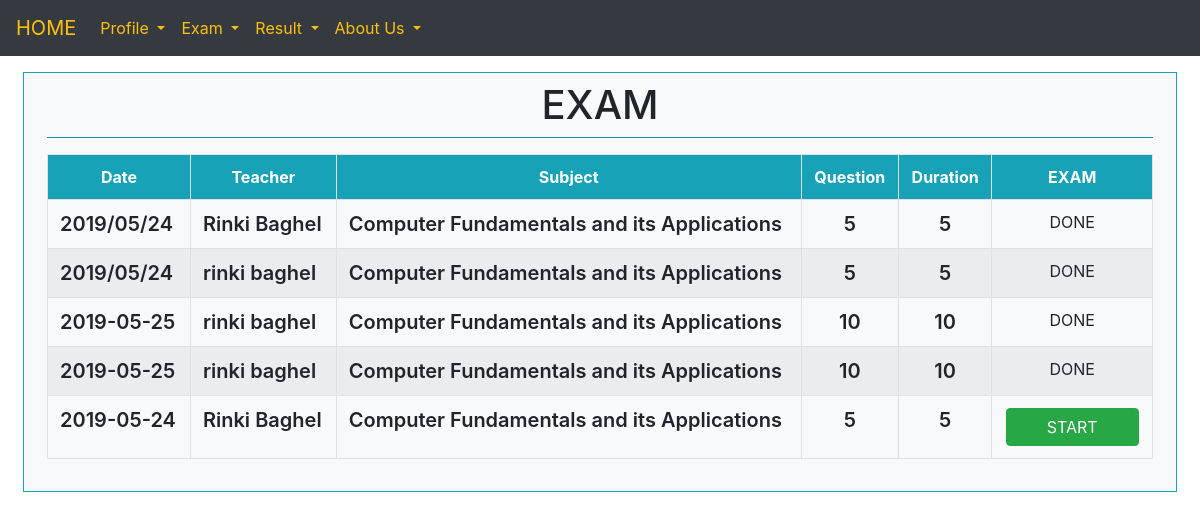
/pages/view_exam.php, run on the app's committed database.
### tables this page shows
CREATE TABLE `paperdetails` (
  `paperid` int(10) UNSIGNED NOT NULL,
  `sessionid` int(10) UNSIGNED NOT NULL,
  `branchid` int(10) UNSIGNED NOT NULL,
  `semesterid` int(10) UNSIGNED NOT NULL,
  `subjectid` int(10) UNSIGNED NOT NULL,
  `examdate` varchar(10) NOT NULL,
  `questioncount` int(10) NOT NULL,
  `duration` int(10) NOT NULL,
  `passcode` varchar(200) NOT NULL,
  `teacherid` varchar(50) NOT NULL,
  `marksperquest` varchar(10) NOT NULL
);

CREATE TABLE `subjects` (
  `subjectid` int(10) UNSIGNED NOT NULL,
  `subjectname` varchar(100) NOT NULL,
  `semesterid` int(10) UNSIGNED NOT NULL
);

### db/exam_db.php (called while the page is built, shortened)
<?php
 function getPaperDetails(){
    $recs = Array();
    $con = getConnection();
    $result = $con->query("select * from paperdetails order by examdate desc;");
    while($rec = $result->fetch_assoc()){
        $recs[] = $rec;
    }
    return $recs;
 }
 function getsubjectBySubjectId($id){
    $recs = Array();
    $con = getConnection();
    $subject = $con->query("select * from subjects where subjectid='$id';");
    while($rec = $subject->fetch_assoc()){
        $recs[] = $rec;
    }
    return $recs;
}
function matchresult($pid){
    $recs = Array();
    $con = getConnection();
    $records = $con->query("select resultid from examresult where paperid = '$pid';");
    while($rec = $records->fetch_assoc()){
        $recs[] = $rec;
    }
    return $recs;
}
?>

### grid/exam_grid.php (the view, shortened to what this page needs)
<?php
    function view_exam(){
        $recs = getPaperDetails();
        $html = "<table class='table table-bordered table-hover table-striped table-md'>";
        $html.= "<tr class='text-center bg-info text-white'>
                    <th>Date</th>
                    <th>Teacher</th>
                    <th>Subject</th>
                    <th>Question</th>
                    <th>Duration</th>
                    <th>EXAM</th>
                </tr>";
        foreach ($recs as $rec) {
            $subject = getsubjectBySubjectId($rec['subjectid']);
            $result = matchresult($rec['paperid']);
        $html.="<tr>
                   <td style='font-size:20; font-weight: 600;'>".$rec['examdate']."</td>
                   <td style='font-size:20; font-weight: 600;'>".$rec['teacherid']."</td>
                   <td  style='font-size:20; font-weight: 600;'>".$subject[0]['subjectname']."</td>
                   <td  class ='text-center' style='font-size:20; font-weight: 600;'>".$rec['questioncount']."</td>
                   <td class ='text-center' style='font-size:20; font-weight: 600;'>".$rec['duration']."</td>
                   <td class='text-center'>";
                    $c=0;
                   if(empty($result[$c]) == true){
                    $html.=     "<button class='btn btn-success' style='width:100pt;' onclick=\"viewPasscode('".$rec['paperid']."');\">START</button>";
                }else{
                    $html.=     "DONE";
                }
        $html.="    </td>
                </tr>";
        }
        $html.="</table>";
        echo $html;
    }
?>

### pages/view_exam.php (shortened to what this page needs)
<html>
    <head>
        <?php include_once "../partials/common_lib.php"; ?>
        <?php
            include_once "../db/exam_db.php";
            include_once "../grid/exam_grid.php";
        ?>
    </head>
    <body>
        <?php include_once "../partials/menu2.php"; ?>
        <div class='container-fluid'>
            <div class='bg-light border border-info row p-2 ml-2 mr-2 mt-3 pb-3'>
                <div class='col-md-12'>
                    <h1 class='text-center' style='font-weight:500;'>EXAM</h1>
                    <hr class='mt-1 mb-3 bg-info'>
                </div>
                <div class="col-md-12">
                    <?php view_exam(); ?>
                </div>
        </div>
    </body>
</html>

### partials/common_lib.php (shortened to what this page needs)
<link rel="stylesheet" href="https://maxcdn.bootstrapcdn.com/bootstrap/4.3.1/css/bootstrap.min.css">
<link rel="stylesheet" href="../css/style.css">

### partials/menu2.php (shortened to what this page needs)
<div>
<nav class="navbar navbar-expand-md bg-dark navbar-dark">
    <a class="navbar-brand text-warning" id="hom" href="homepage_student.php">HOME</a>
    <ul class="navbar-nav">
    <li class="nav-item dropdown">
        <a class="nav-link dropdown-toggle text-warning" href="#" id="navbardrop" data-toggle="dropdown">
          Profile
        </a>
      </li>
      <li class="nav-item dropdown">
        <a class="nav-link dropdown-toggle text-warning" href="view_exam.php" id="navbardrop">
          Exam
        </a>
      </li>
      <li class="nav-item dropdown">
        <a class="nav-link dropdown-toggle text-warning" href="view_result.php" id="navbardrop">
          Result
        </a>
      </li>
      <li class="nav-item dropdown">
      <a class="nav-link dropdown-toggle text-warning" href="about_us.php" id="navbardrop">
          About Us
        </a>
      </li>
    </ul>
  </nav>
</div>

### data on the page
paperdetails: examdate "2019/05/24", teacherid "Rinki Baghel", subjectid.subjectname "Computer Fundamentals and its Applications", questioncount "5", duration "5", value "DONE"
paperdetails: examdate "2019/05/24", teacherid "rinki baghel", subjectid.subjectname "Computer Fundamentals and its Applications", questioncount "5", duration "5", value "DONE"
paperdetails: examdate "2019-05-25", teacherid "rinki baghel", subjectid.subjectname "Computer Fundamentals and its Applications", questioncount "10", duration "10", value "DONE"
paperdetails: examdate "2019-05-25", teacherid "rinki baghel", subjectid.subjectname "Computer Fundamentals and its Applications", questioncount "10", duration "10", value "DONE"
paperdetails: examdate "2019-05-24", teacherid "Rinki Baghel", subjectid.subjectname "Computer Fundamentals and its Applications", questioncount "5", duration "5"
